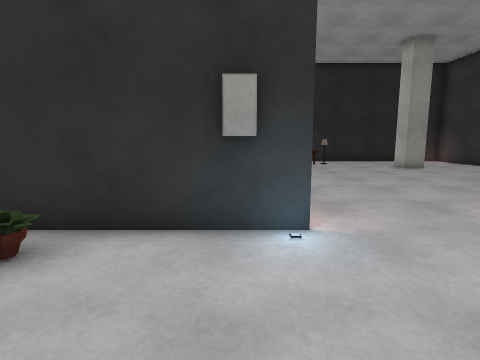
view 1 (above)

16 first-person views from a walk through a scene from a Unity 3-D project. The camera is 1.3 m above the floor, tilts 8° down and sees 80° across. Doors are open. The floor is counted in squares, 0.9 m on a side. Each view is taken from the middle of a square. On the plan, view 1 faces up. The plan holds only what a view shows up to about 14 squares ahead; the rest is blank. The player is left out. Some surface patterns are stand-ins.

view 2
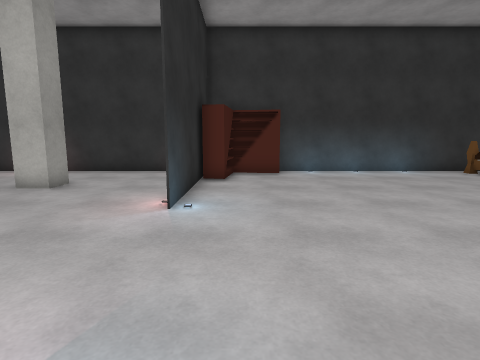

view 3
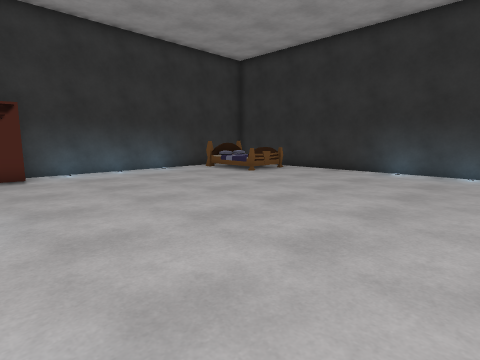

view 4
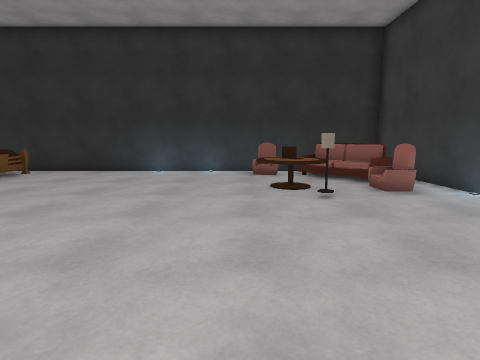

view 5
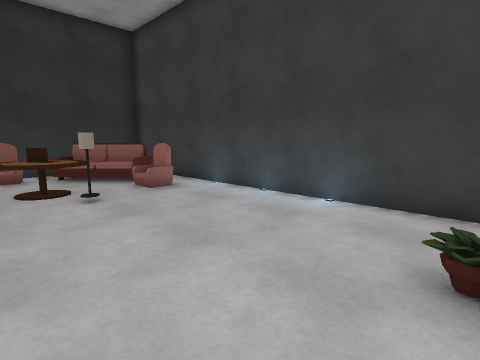

view 6
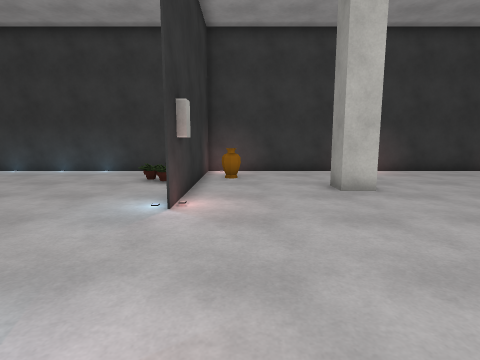

view 7
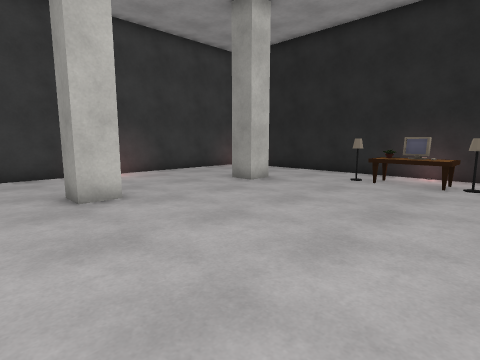

view 8
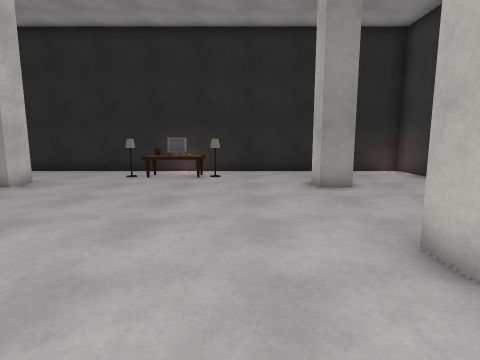

view 9
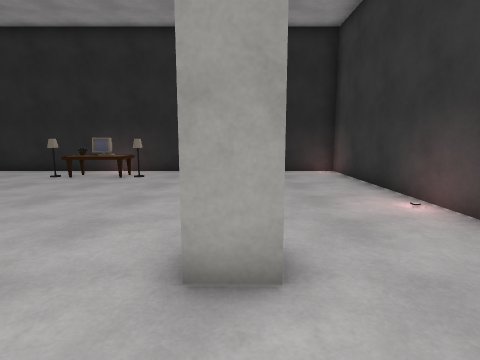

view 10
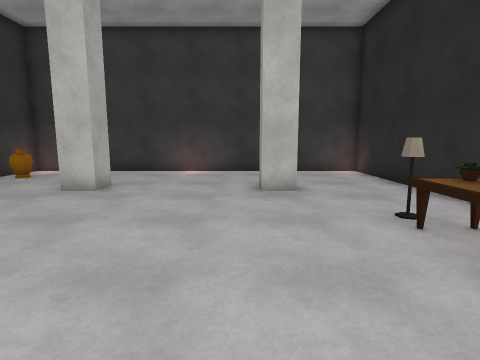

view 11
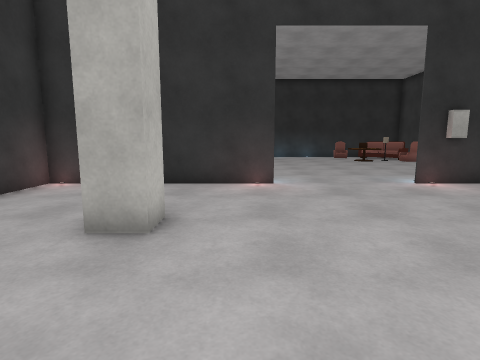

view 12
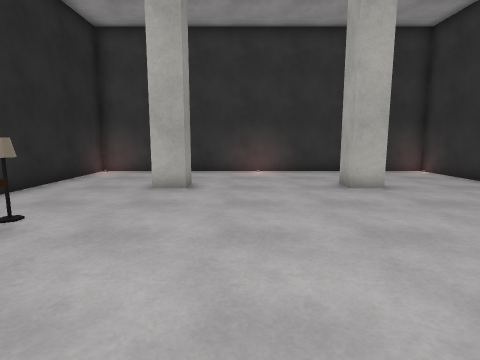

view 13
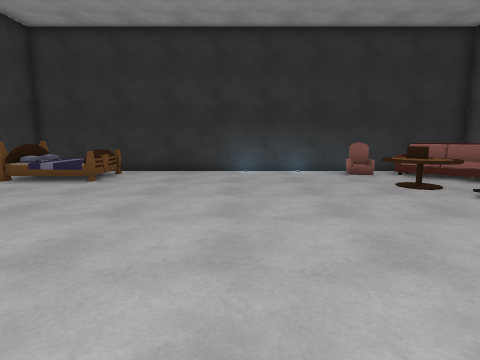

view 14
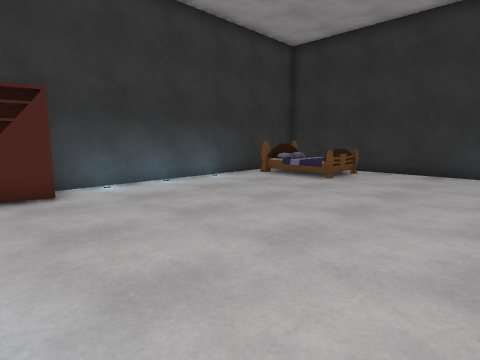

view 15
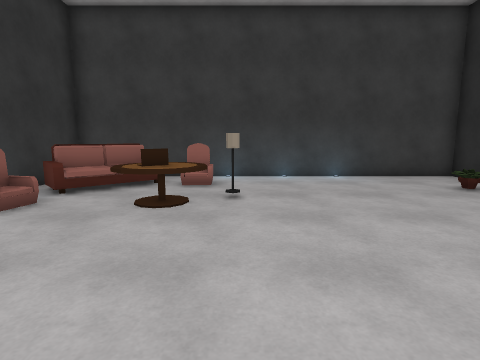

view 16
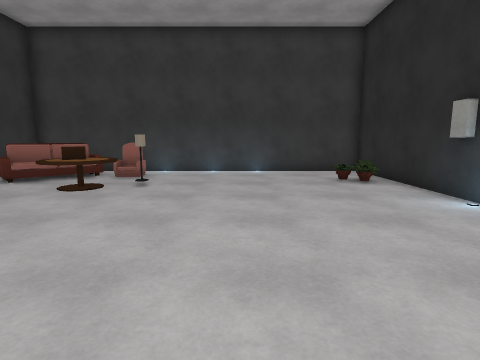

### Floor plan
Key: @ floor where view 1 was taken; # wall or solid block; . main floor; : floor 0.5 m higher than the main floor; / step, stairs or slope; D open door; B block; P plant; K bookshelf; E bed; L lamp; A armchair; T table; C laptop; S sofa; F vase; O other object.
Columns run from 7 left of view 1 to 14 right of it. Each row starts with its distance up from view 1.
 20 ######################
 19 #....................#
 18 #.........PT.........#
 17 #........LPTL........#
 16 #....................#
 15 #....#..........#....#
 14 #....................#
 13 #....................#
 12 #....................#
 11 #....................#
 10 #....##..............#
  9 #....##.........#....#
  8 #....................#
  7 #....................#
  6 #..F.................#
  5 #......B.............#
  4 #######B#DDDD####KKKK
  3 #...P...............K
  2 #..................KK
  1 #..................K.#
  0 #......@.............#
 -1 #....................#
 -2 #....................#
 -3 #....................#
 -4 #....L...............#
 -5 #.A..TT..............#
 -6 #.A..CC..............#
 -7 #.S..TT.........///E.#
 -8 # SS............/::E.#
 -9 #   S.O........./: E #
-10 #  ...A........./.   #
-11  ####################

Where each view was taken, in squares from view 1:
view 1: 0 up, 0 right, facing up
view 2: 3 up, 0 right, facing right
view 3: 3 up, 0 right, facing down-right
view 4: 3 up, 0 right, facing down
view 5: 3 up, 0 right, facing down-left
view 6: 6 up, 7 right, facing left
view 7: 7 up, 6 right, facing up-left
view 8: 6 up, 6 right, facing up
view 9: 6 up, 9 right, facing up
view 10: 14 up, 7 right, facing left
view 11: 14 up, 7 right, facing down
view 12: 13 up, 0 right, facing right
view 13: 3 up, 4 right, facing down
view 14: 3 up, 4 right, facing down-right
view 15: 4 down, 5 right, facing left
view 16: 1 down, 7 right, facing left
